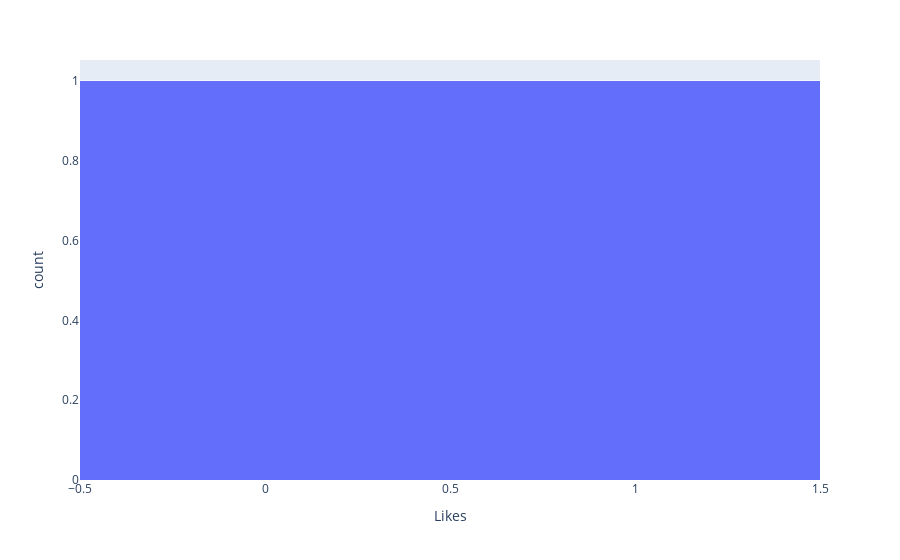

The code cell stored with this chart in its notebook:
### Code cell
px.histogram(df, x='Likes')

### Figure 1 — Plotly figure (JSON) as saved in the notebook; plotly's stock layout.template omitted (floating-point values rounded to 4 significant figures)
{"data": [{"alignmentgroup": "True", "bingroup": "x", "hovertemplate": "Likes=%{x}<br>count=%{y}<extra></extra>", "legendgroup": "", "marker": {"color": "#636efa", "pattern": {"shape": ""}}, "name": "", "offsetgroup": "", "orientation": "v", "showlegend": false, "type": "histogram", "x": [0, 1], "xaxis": "x", "yaxis": "y"}], "layout": {"barmode": "relative", "legend": {"tracegroupgap": 0}, "margin": {"t": 60}, "xaxis": {"anchor": "y", "domain": [0, 1], "title": {"text": "Likes"}}, "yaxis": {"anchor": "x", "domain": [0, 1], "title": {"text": "count"}}}}
